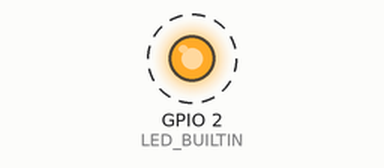
Simulated run of this sketch. Board: ESP8266 (NodeMCU). Shown: output pins drawn as LEDs (lit = HIGH, except the on-board LED, lit = LOW). Dashed ring = blinking. WiFi joins after 1.5 s; servers stay silent unless stated; what the sketch prints to the serial monitor is not drawn.

Above: at 1.7 s.
Timing chart, 0 to 6.1 s (numbered marks = the images above):
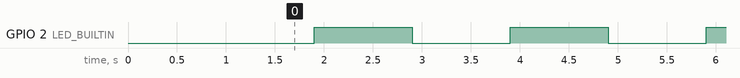

Measured:
- by itself, GPIO 2 (LED_BUILTIN): alternates HIGH for 1.0 s and LOW for 1.0 s

The sketch:

new2.ino
```cpp
#include <ESP8266WiFi.h>
#include <WiFiUdp.h>

#define MAX_NODES 10              // Maximum number of nodes
#define BROADCAST_PORT 1234       // UDP port for communication
#define DEFAULT_SLOT_DURATION 100 // Default slot duration in ms
#define INIT_GLOBAL_FREQ 1000     // Initial global frequency in ms
#define EWMA_ALPHA 0.1            // Weight for packet loss smoothing
#define MIN_RSSI -90              // Minimum RSSI for valid communication
#define MAX_RSSI -30              // Maximum RSSI for scaling noise

const char *ssid = "YourSSID";
const char *password = "YourPassword";
WiFiUDP udp;

// Global variables
unsigned long globalFrequency = INIT_GLOBAL_FREQ; // Global frequency in ms
unsigned long lastBroadcast = 0;
unsigned long millisOverflowCounter = 0;
unsigned int localIP;

// Kalman filter state
struct KalmanState {
  float offset;      // Timer offset estimate
  float rssi;        // Signal strength estimate
  float packetLoss;  // Packet loss estimate
  float P[3][3];     // Covariance matrix
};
KalmanState kalman;

// Node state tracking
struct NodeState {
  unsigned long lastSeen;   // Last update timestamp
  float offset;             // Timer offset
  float rssi;               // RSSI value
  float packetLoss;         // Smoothed packet loss
  bool active;              // Node activity status
};
NodeState nodes[MAX_NODES];

// Packet statistics
unsigned long packetsSent = 0;
unsigned long packetsReceived = 0;

// Function prototypes
void initializeWiFi();
void broadcastTimingPacket();
void processPacket(char *packet, int length);
void updateKalmanFilter(NodeState &node, unsigned long now);
float calculateSlotTime(unsigned int nodeID);
void handleMillisOverflow();
void logDiagnostics();
float normalizeRSSI(int rssi);
float computeEWMA(float oldValue, float newValue, float alpha);

void setup() {
  Serial.begin(115200);
  pinMode(LED_BUILTIN, OUTPUT);

  initializeWiFi();
  udp.begin(BROADCAST_PORT);

  localIP = WiFi.localIP()[3];
  Serial.printf("Node IP: %s\n", WiFi.localIP().toString().c_str());

  // Initialize Kalman filter state
  kalman.offset = 0;
  kalman.rssi = 0;
  kalman.packetLoss = 0;
  memset(kalman.P, 0, sizeof(kalman.P));
}

void loop() {
  unsigned long now = millis();

  // Handle millis() overflow
  handleMillisOverflow();

  // Broadcast timing information in the assigned slot
  unsigned long slotTime = calculateSlotTime(localIP);
  if (now % globalFrequency >= slotTime && now - lastBroadcast >= DEFAULT_SLOT_DURATION) {
    broadcastTimingPacket();
    lastBroadcast = now;
    digitalWrite(LED_BUILTIN, !digitalRead(LED_BUILTIN));  // Pulse LED
  }

  // Listen for incoming packets
  int packetSize = udp.parsePacket();
  if (packetSize > 0) {
    char packet[255];
    udp.read(packet, 255);
    processPacket(packet, packetSize);
  }

  // Log diagnostics periodically
  static unsigned long lastLog = 0;
  if (now - lastLog >= 5000) {
    logDiagnostics();
    lastLog = now;
  }
}

void initializeWiFi() {
  WiFi.begin(ssid, password);
  while (WiFi.status() != WL_CONNECTED) {
    delay(100);
    Serial.print(".");
  }
  Serial.println("\nConnected to WiFi");
}

void broadcastTimingPacket() {
  packetsSent++;
  String packet = String(localIP) + "," +
                  String(millis() + millisOverflowCounter) + "," +
                  String(WiFi.RSSI()) + "," +
                  String(kalman.packetLoss) + "," +
                  String(globalFrequency);
  udp.beginPacket("255.255.255.255", BROADCAST_PORT);
  udp.write(packet.c_str());
  udp.endPacket();
}

void processPacket(char *packet, int length) {
  int nodeID;
  unsigned long timestamp;
  int rssi;
  float loss;
  unsigned long frequency;

  // Parse packet data
  sscanf(packet, "%d,%lu,%d,%f,%lu", &nodeID, &timestamp, &rssi, &loss, &frequency);

  if (nodeID > 0 && nodeID <= MAX_NODES) {
    NodeState &node = nodes[nodeID - 1];

    // Update node state
    unsigned long now = millis() + millisOverflowCounter;
    if (timestamp > now) timestamp -= 0xFFFFFFFF;
    node.offset = (float)(timestamp - now);
    node.rssi = normalizeRSSI(rssi);
    node.packetLoss = computeEWMA(node.packetLoss, loss, EWMA_ALPHA);
    node.lastSeen = now;
    node.active = true;

    // Update global frequency and Kalman filter
    globalFrequency = frequency;
    packetsReceived++;
    updateKalmanFilter(node, now);
  }
}

void updateKalmanFilter(NodeState &node, unsigned long now) {
  // Prediction step (simple constant offset model)
  float predictedOffset = kalman.offset;

  // Measurement update
  float measurementOffset = node.offset;
  float measurementRSSI = node.rssi;
  float measurementLoss = node.packetLoss;

  // Adaptive measurement noise
  float noiseRSSI = max(1.0f, (MAX_RSSI - MIN_RSSI) / max(1.0f, abs(measurementRSSI)));
  float noiseLoss = 10.0f * measurementLoss;

  // Kalman gain
  float K_offset = 0.5;  // Adjust for more responsive or stable behavior
  kalman.offset += K_offset * (measurementOffset - predictedOffset);

  // Update process noise estimates
  kalman.rssi = computeEWMA(kalman.rssi, measurementRSSI, EWMA_ALPHA);
  kalman.packetLoss = computeEWMA(kalman.packetLoss, measurementLoss, EWMA_ALPHA);
}

float calculateSlotTime(unsigned int nodeID) {
  return ((nodeID - 1) * DEFAULT_SLOT_DURATION) % globalFrequency;
}

void handleMillisOverflow() {
  static unsigned long lastMillis = 0;
  unsigned long currentMillis = millis();

  if (currentMillis < lastMillis) {
    millisOverflowCounter += 0xFFFFFFFF;
  }
  lastMillis = currentMillis;
}

float normalizeRSSI(int rssi) {
  return (float)(rssi - MIN_RSSI) / (MAX_RSSI - MIN_RSSI);
}

float computeEWMA(float oldValue, float newValue, float alpha) {
  return alpha * newValue + (1 - alpha) * oldValue;
}

void logDiagnostics() {
  Serial.printf("Global Frequency: %lu ms\n", globalFrequency);
  Serial.printf("Packets Sent: %lu, Received: %lu, Loss: %.2f%%\n",
                packetsSent, packetsReceived, (1.0f - (float)packetsReceived / packetsSent) * 100);

  for (int i = 0; i < MAX_NODES; i++) {
    if (nodes[i].active) {
      Serial.printf("Node %d - Offset: %.2f ms, RSSI: %.2f, Packet Loss: %.2f%%\n",
                    i + 1, nodes[i].offset, nodes[i].rssi, nodes[i].packetLoss * 100);
    }
  }
}
```
